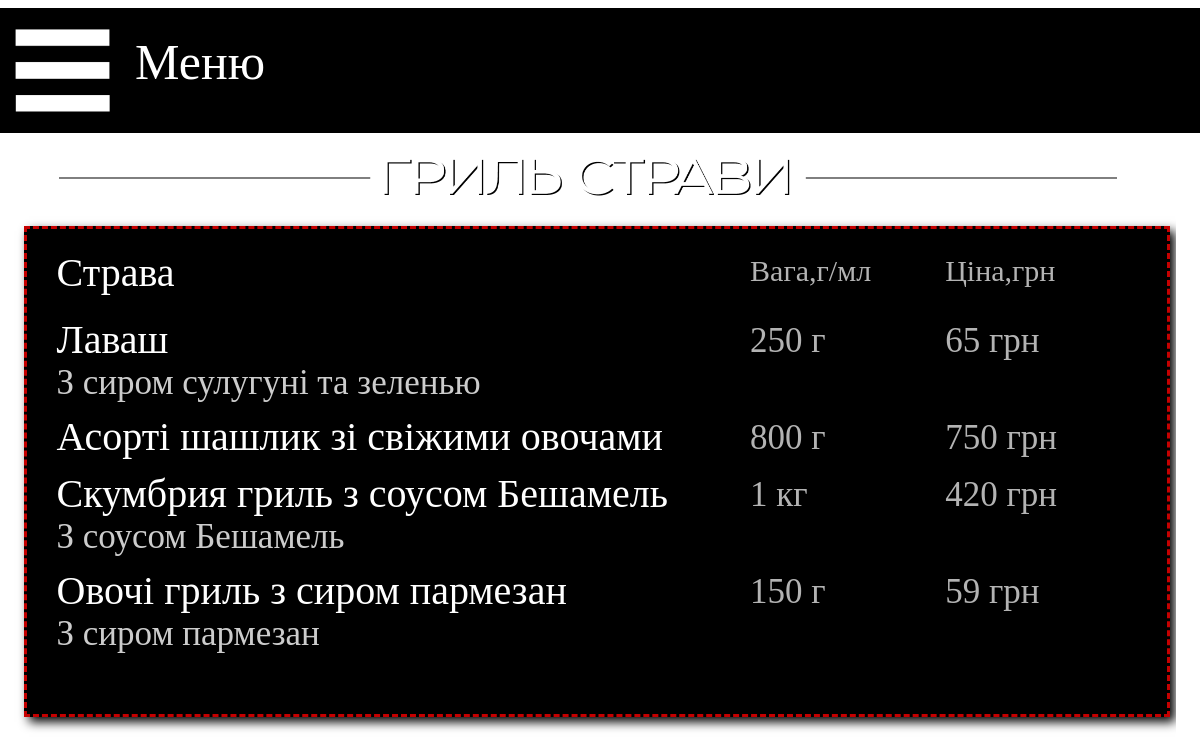
/grill-menu, run on an earlier commit of the app's database.
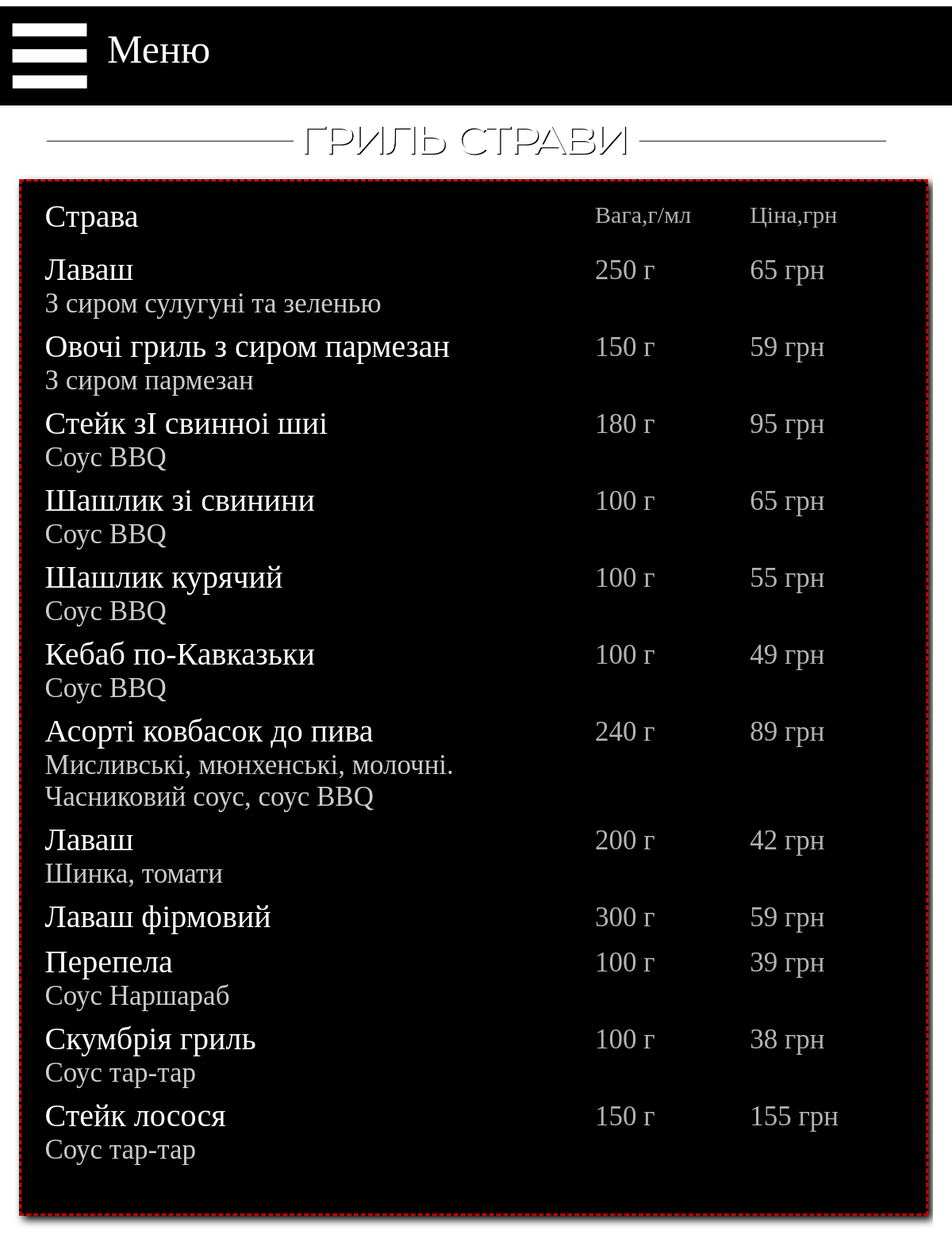
And on a later commit of the database.
### main/models.py (models this page shows, shortened)
class Menu_pub_grill(models.Model):
    name = models.CharField('Название', max_length=40)
    weight = models.CharField('Вес', max_length=20)
    spec = models.CharField('Состав', max_length=200, blank=True)
    price = models.CharField('Цена', max_length=10)
    image = models.ImageField(upload_to="pub", default='pub/empty.png')
    class Meta:
        verbose_name = 'Гриль блюда'
        verbose_name_plural = 'Гриль блюдо'

### main/views.py (the view)
# urls.py: path('grill-menu', views.pub_grill, name='grill'),
def pub_grill(request):
    dish = Menu_pub_grill.objects.all()
    n1 = pub_news.objects.all()
    return render(request, 'main/pub_Grill.html', {'Menu': dish, 'news': n1})

### main/templates/main/pub_Grill.html (shortened to what this page needs)
{% extends 'main/base_pub.html' %}
{% load static %}
{% block content_top %}
<div class="content_top">
    <img src="{% static 'img/content_top_2/grill.png' %}" width="100%" height="100%">
</div>
{% endblock %}
{% block content2 %}
<div class="menu_list">
    <div class="menu_list_in">
        <div style="width: 100%; float: left">
            <div class="menu_list_head_name">Страва</div>
            <div class="menu_list_head_price">Цiна,грн</div>
            <div class="menu_list_head_weight">Вага,г/мл</div>
        </div>
        {% for el in Menu %}
        <div style="width: 100%; float: left">
            <div class="menu_list_name">{{el.name}}</div>
            <div class="menu_list_price">{{el.price}}</div>
            <div class="menu_list_weight">{{el.weight}}</div>
            <div class="menu_list_spec">{{el.spec}}</div>
        </div>
        {% endfor %}
    </div>
</div>
{% endblock %}

What changed in the data, as far as the page shows it:
removed Menu_pub_grill: name "Асорті шашлик зі свіжими овочами", price "750 грн", weight "800 г"
removed Menu_pub_grill: name "Скумбрия гриль з соусом Бешамель", price "420 грн", weight "1 кг", spec "З соусом Бешамель"
added Menu_pub_grill: name "Стейк зI свинноi шиi", price "95 грн", weight "180 г", spec "Соус BBQ"
added Menu_pub_grill: name "Шашлик зi свинини", price "65 грн", weight "100 г", spec "Соус BBQ"
added Menu_pub_grill: name "Шашлик курячий", price "55 грн", weight "100 г", spec "Соус BBQ"
added Menu_pub_grill: name "Кебаб по-Кавказьки", price "49 грн", weight "100 г", spec "Соус BBQ"
added Menu_pub_grill: name "Асортi ковбасок до пива", price "89 грн", weight "240 г", spec "Мисливськi, мюнхенськi, молочнi. Часниковий соус, соус BBQ"
added Menu_pub_grill: name "Лаваш", price "42 грн", weight "200 г", spec "Шинка, томати"
added Menu_pub_grill: name "Лаваш фiрмовий", price "59 грн", weight "300 г"
added Menu_pub_grill: name "Перепела", price "39 грн", weight "100 г", spec "Соус Наршараб"
added Menu_pub_grill: name "Скумбрiя гриль", price "38 грн", weight "100 г", spec "Соус тар-тар"
added Menu_pub_grill: name "Стейк лосося", price "155 грн", weight "150 г", spec "Соус тар-тар"
